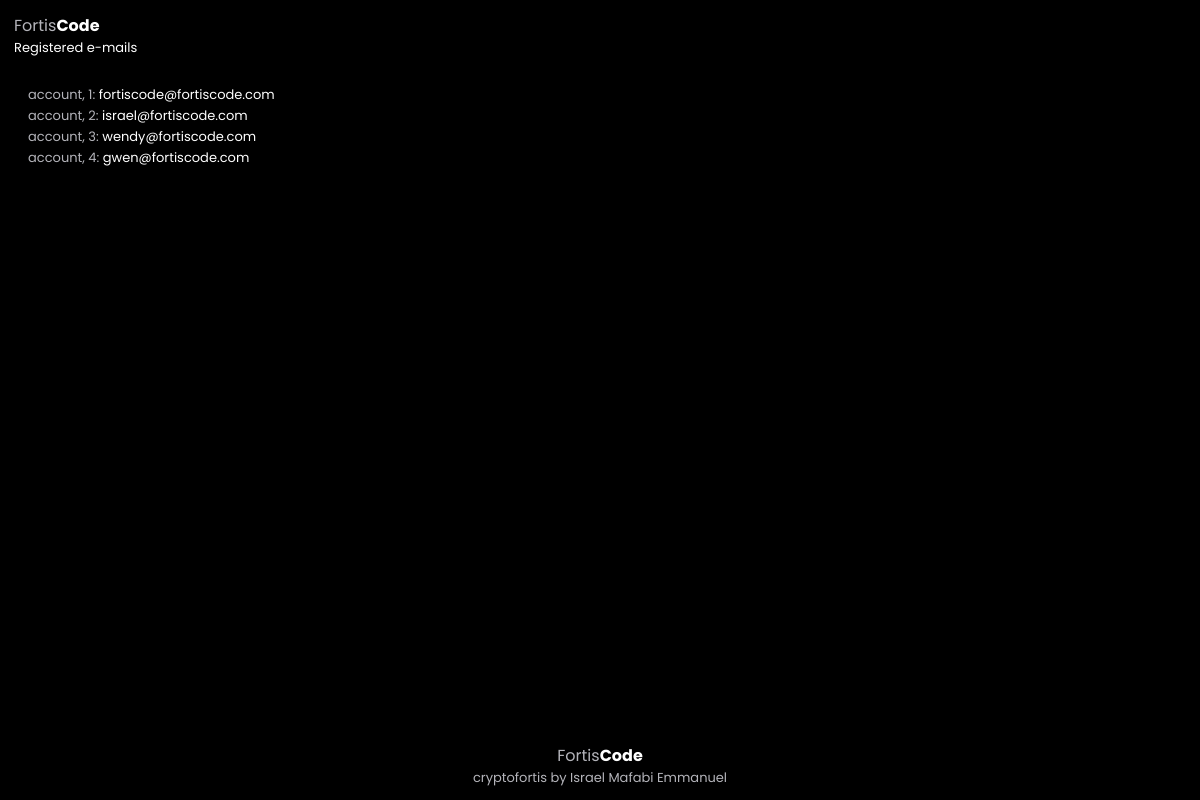
The page /debug/users/ on the database as committed earlier.
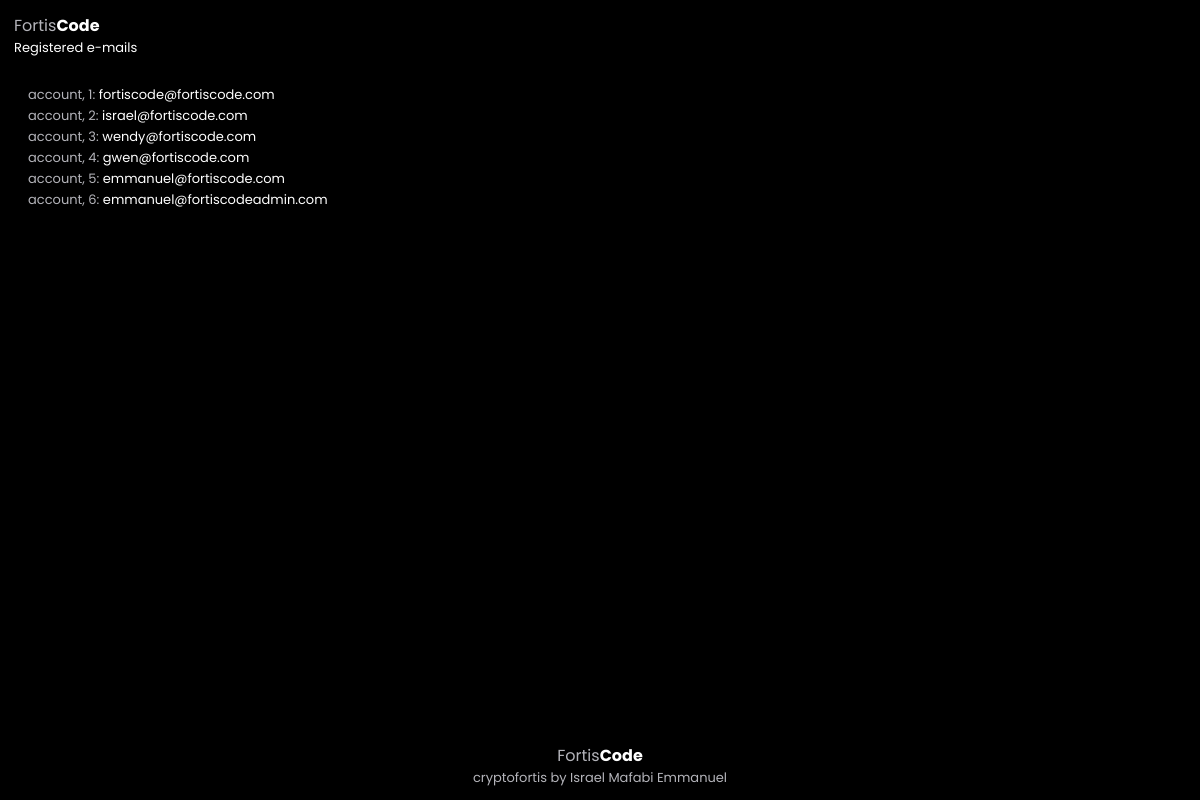
The same page on the database as committed later.
### app/models.py (models this page shows, shortened)
class User(db.Model):
    __tablename__ = 'users'
    id            = db.Column(db.Integer, primary_key=True)
    email         = db.Column(db.String(120), unique=True, nullable=False)
    password_hash = db.Column(db.String(255), nullable=False)
    balance       = db.Column(db.Integer, default=500)
    sent_transactions  = db.relationship('Transaction', backref='sender', lazy=True, foreign_keys='[Transaction.sender_id]')
    received_transactions = db.relationship('Transaction', backref='recipient', lazy=True, foreign_keys='[Transaction.recipient_id]')
    notifications = db.relationship('Notification', secondary=user_notifications, backref='users')
    audit_logs    = db.relationship('AuditLog', backref='user', lazy=True)
    activities    = db.relationship('Activity', backref='user', lazy=True)
    profile       = db.relationship('UserProfile', backref='user', uselist=False, cascade='all, delete-orphan')
    roles         = db.relationship('Role', secondary='user_roles', backref='users')

### app/routes.py (the view)
@auth_bp.route('/debug/users/', methods=['GET'])
def debug_users():
    users  = User.query.all()
    emails = [(index + 1, user.email) for index, user in enumerate(users)]
    return render_template('emails.html', emails=emails)

### app/templates/emails.html (shortened to what this page needs)
<!DOCTYPE html>
<html lang="en">
    <head>
        <link rel="stylesheet" href="{{ url_for('static', filename='design.css') }}">
    </head>
    <body>
        <div class="fortis-code-header">
            <div class="fortis-code-logo">Fortis<b class="gray">Code</b></div>
            <div class="fortis-code-subheading">Registered e-mails</div>
        </div>
        <div class="fortis-body">
            <ul class="fortis-code-list">
                {% for index, email in emails %}
                <li class="fortis-code-email"><div class="index">account, {{ index }}</div>:&nbsp; <div class="white">{{ email }}</div></li>
                {% endfor %}
            </ul>
        </div>
        <div class="fortis-footer">
            <div class="fortis-code-logo">Fortis<b class="gray">Code</b></div>
            <div class="fortis-code-developers">cryptofortis by Israel Mafabi Emmanuel</div>
        </div>
    </body>
</html>

### app/static/design.css (style rules this page uses)
:root { --fortis-cool-black: rgb(0, 0, 0); --fortis-cool-gray : rgb(134, 134, 139); --fortis-cool-gray-: rgb(180, 180, 186); --fortis-cool-white: white; --fortis-cool-blue : rgb(55, 144, 245); --fortis-default-font: "Poppins", sans-serif; }
* { font-family: var(--fortis-default-font); box-sizing: border-box; margin: 0; padding: 0; outline: none; user-select: none; -webkit-user-select: none; -webkit-user-drag: none; -ms-user-select: none; -moz-user-select: none; transition: 500ms; overflow-x: hidden; }

Rows that differ between the two databases and show on the page:
added User: id "5", email "emmanuel@fortiscode.com"
added User: id "6", email "emmanuel@fortiscodeadmin.com"
